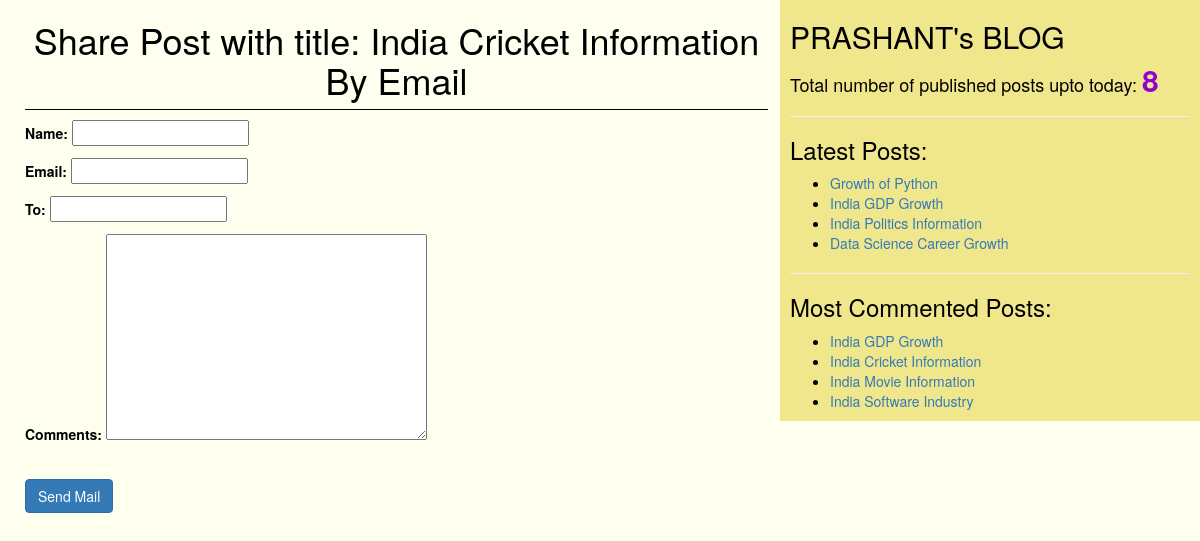
/1/share/, run on the app's committed database.
### blog/models.py (models this page shows, shortened)
class Post(models.Model):
    STATUS_CHOICES=(('draft','Draft'),('published','Published'))
    title=models.CharField(max_length=256)
    slug=models.SlugField(max_length=264,unique_for_date='publish')
    author=models.ForeignKey(User,on_delete=models.CASCADE,default='DEFAULT VALUE',related_name='blog_posts')
    body=models.TextField()
    publish=models.DateTimeField(default=timezone.now)
    created=models.DateTimeField(auto_now_add=True)
    updated=models.DateTimeField(auto_now=True)
    status=models.CharField(max_length=10,choices=STATUS_CHOICES,default='draft')
    objects=CustomManager()
    tags=TaggableManager()
    class Meta:
        ordering=('-publish',)
    def get_absolute_url(self):
        return reverse('post_detail',args=[self.publish.year,self.publish.strftime('%m'),
        self.publish.strftime('%d'),self.slug])

### blog/views.py (the view)
# urls.py: url(r'^(?P<id>\d+)/share/$', views.mail_send_view),
def mail_send_view(request,id):
    post=get_object_or_404(Post,id=id,status='published')
    sent=False
    if request.method=='POST':
        form=EmailSendForm(request.POST)
        if form.is_valid():
            cd=form.cleaned_data
            subject='{}({}) recommends you to read "{}"'.format(cd['name'],cd['email'],post.title)
            post_url=request.build_absolute_uri(post.get_absolute_url())
            message='Read Post At:\n{} \n\n{}\'s Comments:\n{}'.format(post_url,cd['name'],cd['comments'])
            send_mail(subject,message,'prashantpythonproject@gmail.com',[cd['to']])
            sent=True
    else:
        form=EmailSendForm()
    return render(request,'blog/sharebymail.html',{'form':form,'post':post,'sent':sent})

### blog/forms.py
class EmailSendForm(forms.Form):
    name=forms.CharField()
    email=forms.EmailField()
    to=forms.EmailField()
    comments=forms.CharField(required=False,widget=forms.Textarea)

### blog/models.py (called while the page is built)
    def get_queryset(self):
        return super().get_queryset().filter(status='published')

### blog/templatetags/blog_tags.py (called while the page is built)
@register.simple_tag
def total_posts():
    return Post.objects.count()

@register.inclusion_tag('blog/latest_posts123.html')
def show_latest_posts():
    latest_posts=Post.objects.order_by('-publish')[:4]
    return {'latest_posts':latest_posts}

@register.simple_tag
def get_most_commented_posts():
    return Post.objects.annotate(total_comments=Count('comments')).order_by('-total_comments')[:4]

### templates/blog/sharebymail.html (shortened to what this page needs)
{%extends 'blog/base.html' %}
  {%block content%}
    {%if sent%}
      <h1>Email Successfully sent...</h1>
      <h2>Post with the title: {{post.title}} information shared by Email</h2>
    {%else%}
    <h1>Share Post with title: {{post.title}} By Email</h1>
      <form method="POST">
        {{form.as_p}}
        <br>
        <input type="submit" class='btn btn-primary btn-md' value="Send Mail">
      </form>
    {%endif%}
  {%endblock%}

### templates/blog/base.html (shortened to what this page needs)
<!DOCTYPE html>
{%load blog_tags%}
{%load staticfiles%}
<html lang="en" dir="ltr">
  <head>
    <link rel="stylesheet" href="https://maxcdn.bootstrapcdn.com/bootstrap/3.3.7/css/bootstrap.min.css"
>
    <link rel="stylesheet" href="{%static "css/blog1.css" %}">
  </head>
  <body>
    <div class="content">
      {%block content%}{%endblock%}
    </div>
    <div class="sidebar">
      <h2>PRASHANT's BLOG</h2>
      <h4><p>Total number of published posts upto today: <span id='pcount'>{% total_posts %}</span></p></h4>
      <hr>
      <h3>Latest Posts:</h3>{% show_latest_posts %}
      <hr>
      <h3>Most Commented Posts:</h3>{% get_most_commented_posts as most_commented_posts %}
      <ul>
        {%for post in most_commented_posts%}
        <li><a href="{{post.get_absolute_url}}">{{post.title}}</a></li>
        {%endfor%}
      </ul>
    </div>
  </body>
</html>

### templates/blog/latest_posts123.html
<ul>
  {%for post in latest_posts%}
  <li><a href="{{post.get_absolute_url}}">{{post.title}}</a></li>
  {%endfor%}
</ul>

### static/css/blog1.css (style rules this page uses)
.content { width: 64%; float: left; padding: 0 0 0 25px; background: Ivory; height: 100% }
.sidebar { width: 35%; float: right; padding: 0 10px 0 10px; background: Khaki; height: 100% }
h1 { text-align: center; border-bottom: 1px solid; padding-bottom: 10px; }
body { color: black; background: Ivory; }
input[type='text'] { color: black; }
#pcount { font-size: 30px; color: DarkViolet; font-weight: bold; }

### data on the page
Post: title "India Cricket Information"
Post: title "Growth of Python"
Post: title "India GDP Growth"
Post: title "India Politics Information"
Post: title "Data Science Career Growth"
Post: title "India Movie Information"
Post: title "India Software Industry"
